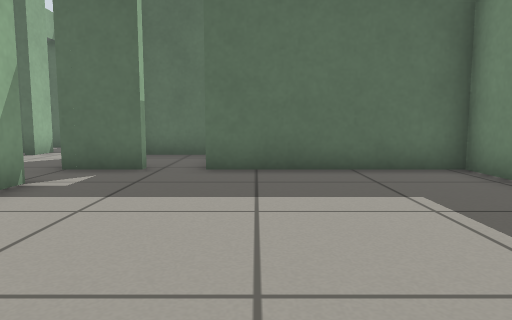
[1] (above)

19 first-person views from a walk through a world built for the Gazebo simulator. The camera is 0.5 m above the floor, tilts 6° down and sees 70° across. The floor is counted in squares, 0.5 m on a side. Each view is taken from the middle of a square. On the plan, view 1 faces up. The plan holds only what a view shows up to about 13 squares ahead; the rest is blank. The place goes on beyond the plan.

[2]
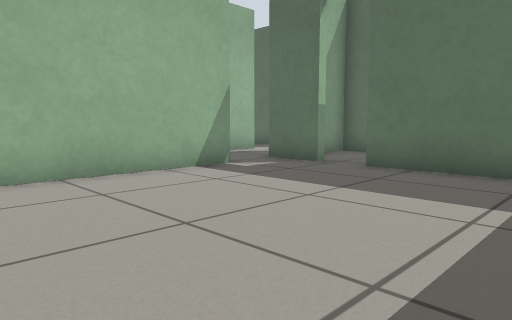

[3]
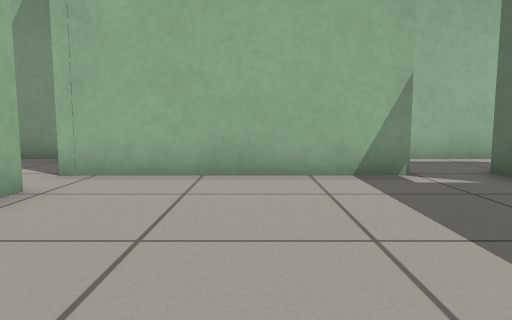

[4]
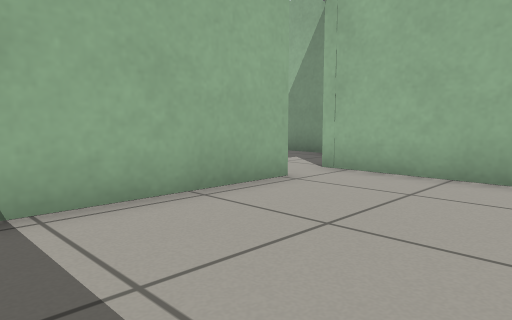

[5]
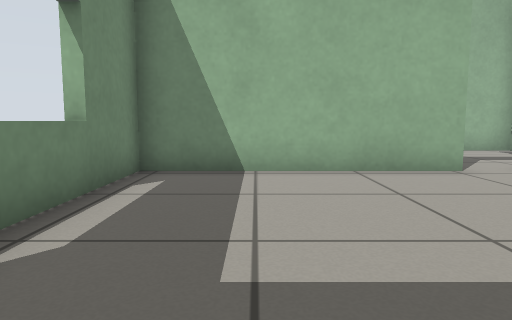

[6]
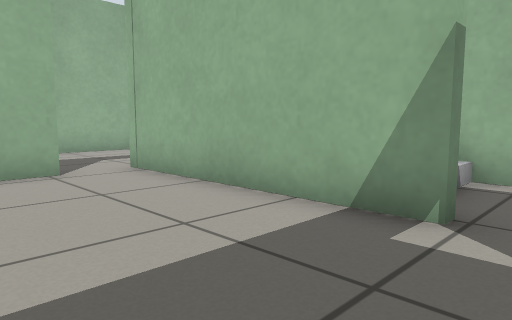

[7]
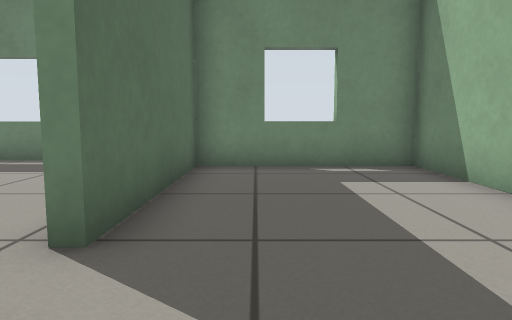

[8]
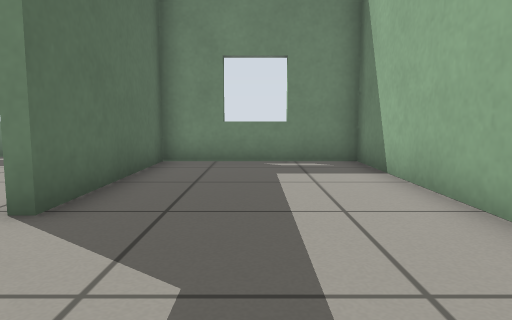

[9]
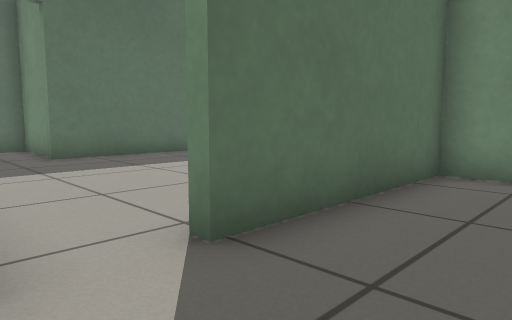

[10]
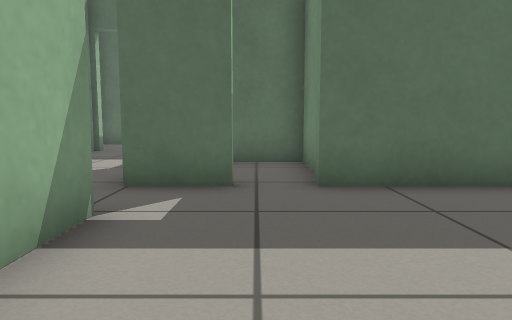

[11]
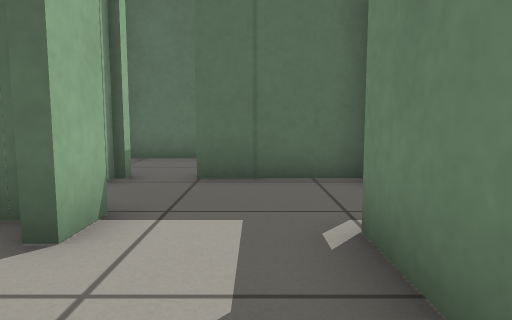

[12]
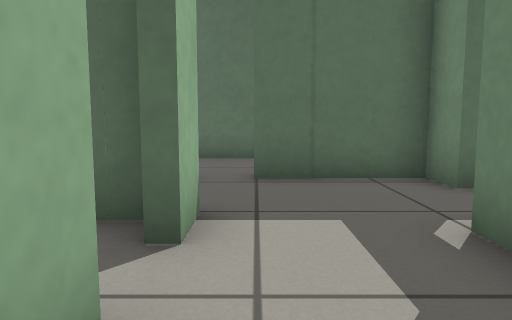

[13]
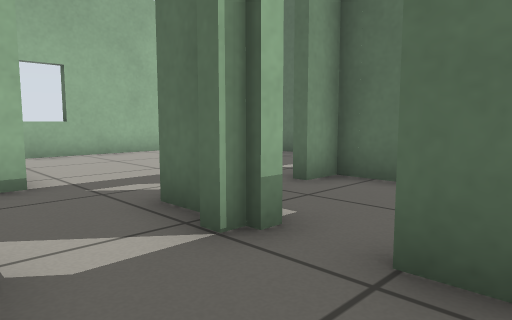

[14]
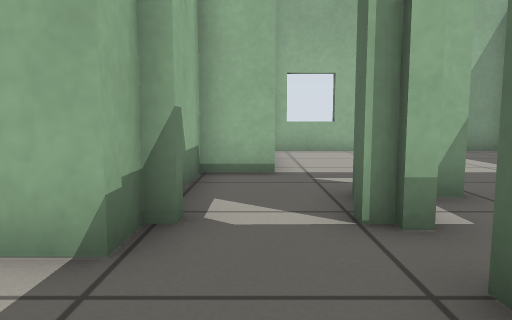

[15]
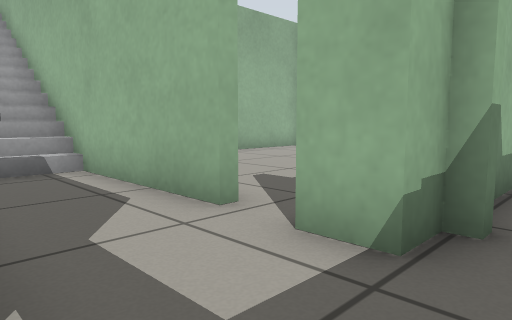

[16]
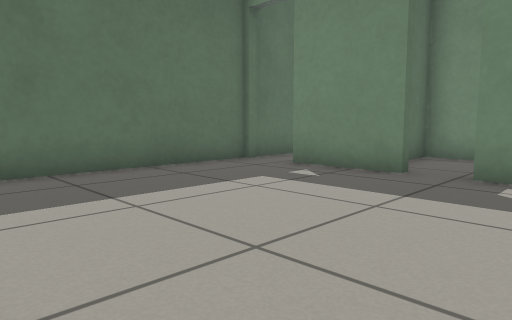

[17]
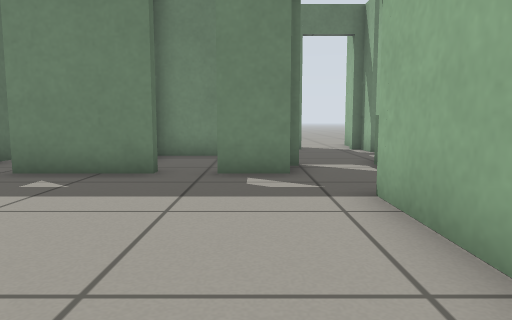

[18]
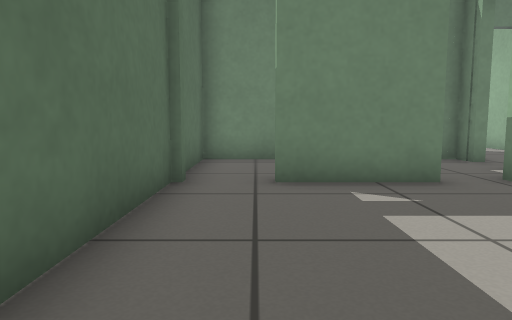

[19]
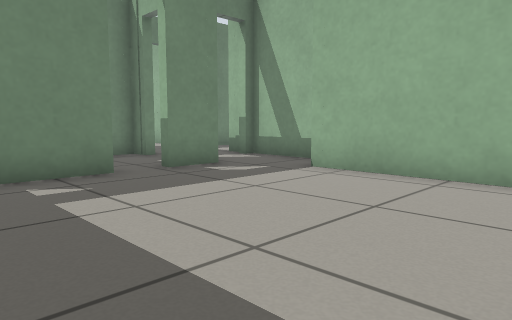

### Floor plan
Ten units are one square. View 1 is at (0, 0); x grows to the right and y downward. Boxes are objects, and circles mark ways between rooms. Rooms are numbered by the first view taken in them; rooms with no view inside come last. Other rooms are left out.
<svg viewBox="-168 -219 217 280">
<path fill="none" stroke="#000" d="M-37 -59 -37 5M-23 -75 -41 -75M-22 3 44 3 44 -46M44 -61 44 -75 -11 -75M-67 -75 -67 56 32 56 32 7 -22 7M-22 7 -22 3M-41 -59 -37 -59M-40 -92 -40 -112 -30 -112M-67 -97 -67 -75M-75 -119 -67 -119 -67 -109M-30 -134 -30 -144 -60 -144M-73 -140 -79 -140M-90 -170 -90 -197M-149 -134 -111 -134 -111 -119 -77 -119M-163 -212 -163 -136M-81 -144 -90 -144 -90 -157M-90 -214 -148 -214M-60 -147 -54 -147 -54 -179 -87 -179 -87 -170M-8 -85 -8 -109 -37 -109 -37 -98"/>
<rect x="-45" y="5" width="10" height="10" fill="#bbb"><title>stairs</title></rect>
<circle cx="-30" cy="5" r="3" fill="#2a7"/>
<circle cx="-40" cy="-65" r="3" fill="#2a7"/>
<circle cx="-15" cy="-80" r="3" fill="#2a7"/>
<circle cx="-55" cy="-85" r="3" fill="#2a7"/>
<circle cx="-70" cy="-142" r="3" fill="#2a7"/>
<circle cx="-90" cy="-165" r="3" fill="#2a7"/>
<text x="0" y="-40">1</text>
<text x="-40" y="10">2</text>
<text x="-50" y="-110">3</text>
<text x="-130" y="-170">4</text>
<text x="-70" y="-160">5</text>
<text x="-30" y="-100">6</text>
</svg>
Room 1 opens to room 2. Room 1 opens to room 6. Room 2 opens to room 3. Room 3 opens to room 5. Room 4 opens to room 5.

Where each view was taken, in squares from view 1:
view 1: 0 up, 0 right, facing up
view 2: 0 up, 3 right, facing up-left
view 3: 3 up, 3 right, facing left
view 4: 4 up, 3 right, facing down-left
view 5: 7 up, 2 right, facing down
view 6: 7 up, 0 right, facing down-left
view 7: 2 down, 5 left, facing right
view 8: 3 down, 6 left, facing right
view 9: 3 down, 4 left, facing up-right
view 10: 2 up, 2 left, facing up
view 11: 8 up, 5 left, facing up
view 12: 8 up, 6 left, facing up
view 13: 12 up, 5 left, facing up-left
view 14: 13 up, 4 left, facing left
view 15: 13 up, 4 left, facing down-left
view 16: 14 up, 16 left, facing up-right
view 17: 15 up, 16 left, facing right
view 18: 20 up, 15 left, facing right
view 19: 20 up, 16 left, facing down-right
